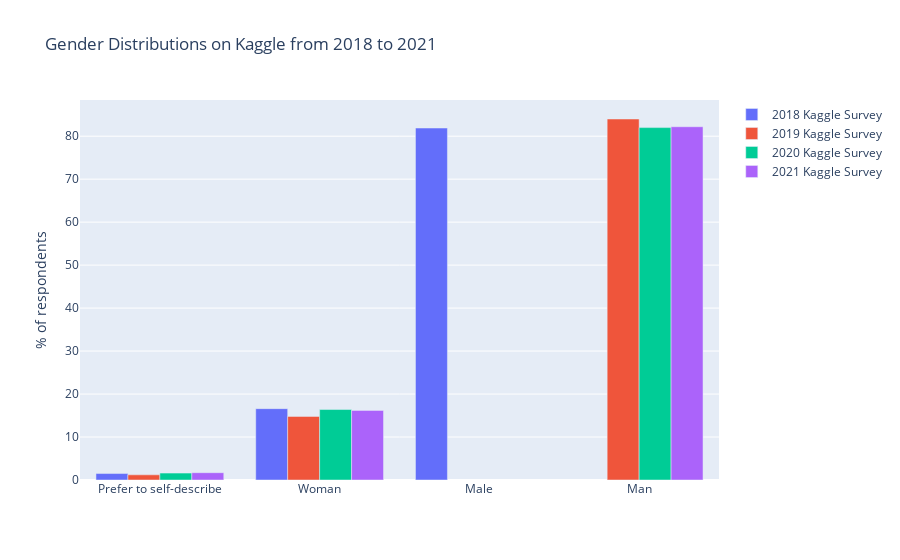

This figure's notebook cell:
### Code cell
responses_df_2018['Q1'].replace(['Female'], 'Woman',inplace=True)
responses_df_2019['Q2'].replace(['Male'], 'Man',inplace=True)
responses_df_2019['Q2'].replace(['Female'], 'Woman',inplace=True)


responses_df_2018['Q1'].replace(['Nonbinary','Prefer not to say'], 'Prefer to self-describe',inplace=True)
responses_df_2019['Q2'].replace(['Nonbinary','Prefer not to say'], 'Prefer to self-describe',inplace=True)
responses_df_2020['Q2'].replace(['Nonbinary','Prefer not to say'], 'Prefer to self-describe',inplace=True)
responses_df_2021['Q2'].replace(['Nonbinary','Prefer not to say'], 'Prefer to self-describe',inplace=True)


sorted_percentages_2018 = count_then_return_percent(responses_df_2018,'Q1').iloc[::-1]
sorted_percentages_2019 = count_then_return_percent(responses_df_2019,'Q2').iloc[::-1]
sorted_percentages_2020 = count_then_return_percent(responses_df_2020,'Q2').iloc[::-1]
sorted_percentages_2021 = count_then_return_percent(responses_df_2021,'Q2').iloc[::-1]

title_for_chart = 'Gender Distributions on Kaggle from 2018 to 2021'
title_for_y_axis = '% of respondents'

fig = go.Figure(data=[
    
    go.Bar(name='2018 Kaggle Survey', x=pd.Series(sorted_percentages_2018.index), y=pd.Series(sorted_percentages_2018)),
    go.Bar(name='2019 Kaggle Survey', x=pd.Series(sorted_percentages_2019.index), y=pd.Series(sorted_percentages_2019)),
    go.Bar(name='2020 Kaggle Survey', x=pd.Series(sorted_percentages_2020.index), y=pd.Series(sorted_percentages_2020)),
    go.Bar(name='2021 Kaggle Survey', x=pd.Series(sorted_percentages_2021.index), y=pd.Series(sorted_percentages_2021))
           ])
fig.update_layout(barmode='group') 
fig.update_layout(title=title_for_chart,yaxis=dict(title=title_for_y_axis))
fig.show()

### Figure 1 — Plotly figure (JSON) as saved in the notebook; plotly's stock layout.template omitted (floating-point values rounded to 4 significant figures)
{"data": [{"name": "2018 Kaggle Survey", "type": "bar", "x": ["Prefer to self-describe", "Woman", "Male"], "y": [1.5, 16.6, 81.9]}, {"name": "2019 Kaggle Survey", "type": "bar", "x": ["Prefer to self-describe", "Woman", "Man"], "y": [1.2, 14.8, 84]}, {"name": "2020 Kaggle Survey", "type": "bar", "x": ["Prefer to self-describe", "Woman", "Man"], "y": [1.6, 16.4, 82]}, {"name": "2021 Kaggle Survey", "type": "bar", "x": ["Prefer to self-describe", "Woman", "Man"], "y": [1.7, 16.2, 82.2]}], "layout": {"barmode": "group", "title": {"text": "Gender Distributions on Kaggle from 2018 to 2021"}, "yaxis": {"title": {"text": "% of respondents"}}}}
